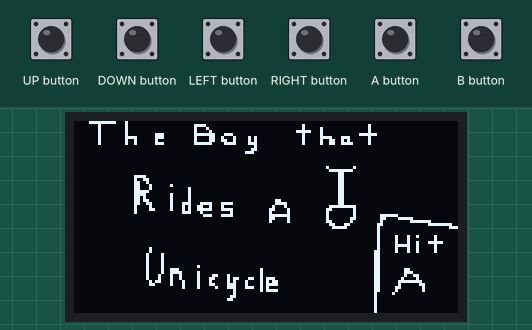
Recording of a sketch running on a simulated Arduboy, built with avr-gcc and run on an emulated ATmega32U4. Parts: 128×64 one-colour display. Inputs (shaded band) come from the test bench. Random numbers use the default seed unless the sketch sets one.

Above: at 1.2 s.
1.3 s: A button pressed for 0.15 s
At 1.51 s:
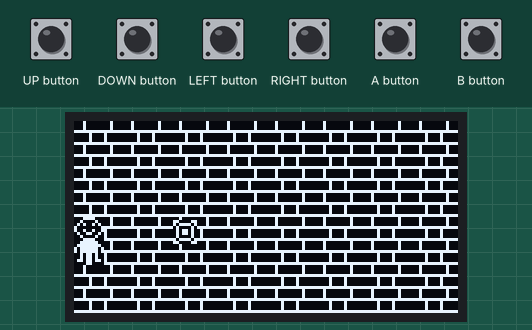
2.0 s: UP button pressed for 0.15 s
At 2.43 s:
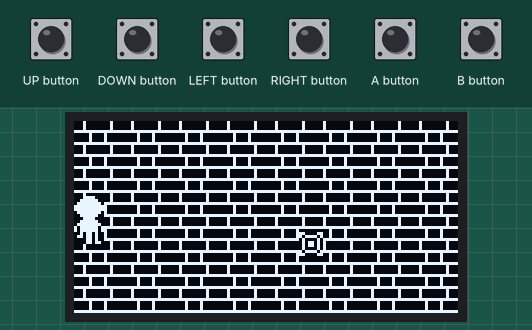
2.7 s: DOWN button pressed for 0.15 s
At 3.05 s:
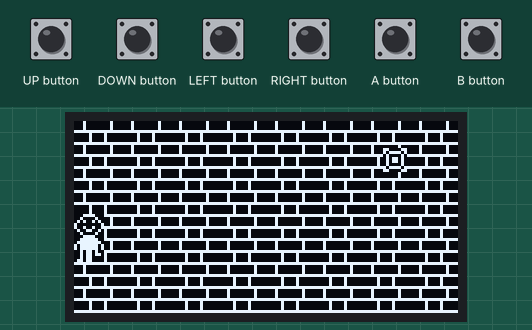
3.4 s: RIGHT button pressed for 1 s
At 5.7 s:
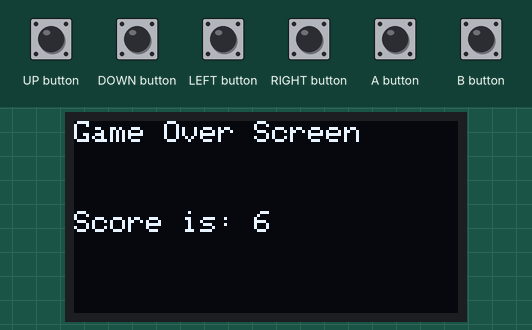
6.1 s: A button pressed for 1 s
At 6.9 s:
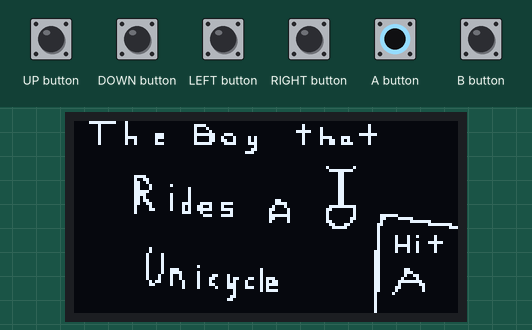
8.6 s: UP button driven LOW and A button driven LOW
At 8.8 s:
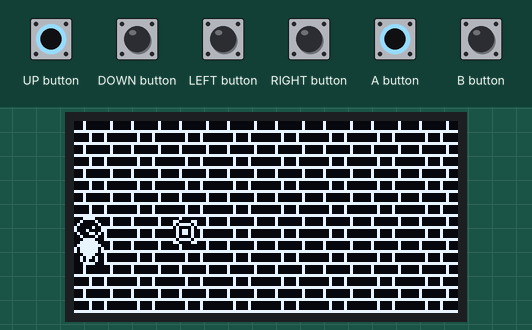
Timing chart, 0 to 11.6 s (numbered marks = the images above; inputs shaded):
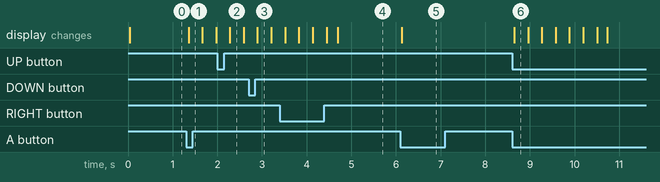

Measured:
- after the input at 1.3 s, the display: changes after 0.06 s (image 1)
- after the input at 6.1 s, the display: changes at once (image 5)
- after the input at 8.6 s, the display: changes after 0.05 s (image 6)

The sketch:

The_boy_that_rides_a_Unicycle.ino
```cpp
const unsigned char playerImages[] PROGMEM = {
  10, 16,

  //Standing
  0x18, 0x24, 0x42, 0x95, 0xa1, 0xa1, 0x95, 0x42, 0x24, 0x18, 0x0c, 0x42, 0x7f, 0x0f, 0xff, 0xff,
  0x0f, 0x7f, 0x42, 0x0c,
  //RunningR1
 0x18, 0x24, 0x42, 0x81, 0x91, 0xa1, 0xa9, 0x42, 0x24, 0x18, 0x0c, 0x02, 0x6f, 0x9f, 0xff, 0xbf,
0x9f, 0x6f, 0x02, 0x0c,
  //RunningR2
  0x18, 0x24, 0x42, 0x81, 0x91, 0xa1, 0xa9, 0x42, 0x24, 0x18, 0x0c, 0x02, 0x6f, 0x9f, 0xbf, 0xff,
0x9f, 0x6f, 0x02, 0x0c,
  //RunningL1
  0x18, 0x24, 0x42, 0xa9, 0xa1, 0x91, 0x81, 0x42, 0x24, 0x18, 0x0c, 0x02, 0x6f, 0x9f, 0xff, 0xbf,
0x9f, 0x6f, 0x02, 0x0c,
  //RunningL2
  0x18, 0x24, 0x42, 0xa9, 0xa1, 0x91, 0x81, 0x42, 0x24, 0x18, 0x0c, 0x02, 0x6f, 0x9f, 0xbf, 0xff,
0x9f, 0x6f, 0x02, 0x0c,
  //RunningF1
  0x18, 0x24, 0x42, 0x95, 0xa1, 0xa1, 0x95, 0x42, 0x24, 0x18, 0x0c, 0x82, 0xff, 0x0f, 0xff, 0xff,
  0x0f, 0x3f, 0x22, 0x0c,
  //RunningF2
  0x18, 0x24, 0x42, 0x95, 0xa1, 0xa1, 0x95, 0x42, 0x24, 0x18, 0x0c, 0x22, 0x3f, 0x0f, 0xff, 0xff,
  0x0f, 0xff, 0x82, 0x0c,
  //RunnningB1
 0x18, 0x3c, 0x7e, 0xff, 0xff, 0xff, 0xff, 0x7e, 0x3c, 0x18, 0x0c, 0x22, 0x3f, 0x0f, 0xff, 0xff,
0x0f, 0xff, 0x82, 0x0c,
  //RunningB2
 0x18, 0x3c, 0x7e, 0xff, 0xff, 0xff, 0xff, 0x7e, 0x3c, 0x18, 0x0c, 0x82, 0xff, 0x0f, 0xff, 0xff,
0x0f, 0x3f, 0x22, 0x0c,
};

const unsigned char dungeonFloor [] PROGMEM = {
  0x88, 0x88, 0x88, 0x8f, 0x88, 0xf8, 0x88, 0x88, 0x88, 0x88, 0xf8, 0x88, 0x8f, 0x88, 0x88, 0x88,
  0x88, 0x88, 0x88, 0x8f, 0x88, 0xf8, 0x88, 0x88, 0x88, 0x88, 0xf8, 0x88, 0x8f, 0x88, 0x88, 0x88,
};

const unsigned char spikeyImage[] PROGMEM = {
  //Spikey
  0xc3, 0xbd, 0x42, 0x5a, 0x5a, 0x42, 0xbd, 0xc3,
};


const unsigned char title[] PROGMEM = {
 0x00, 0x00, 0x00, 0x00, 0x00, 0x01, 0x01, 0x01, 0xff, 0x01, 0x01, 0x01, 0x01, 0x01, 0x00, 0x00,
0x00, 0xff, 0x20, 0x20, 0xe0, 0x00, 0x00, 0x00, 0x00, 0x00, 0x00, 0xf0, 0xb0, 0xb0, 0x00, 0x00,
0x00, 0x00, 0x00, 0x00, 0x00, 0x00, 0x00, 0x00, 0xfe, 0x92, 0x92, 0x92, 0x94, 0xf8, 0x70, 0x00,
0x00, 0x60, 0xd0, 0x90, 0x90, 0xe0, 0x00, 0x00, 0x00, 0x00, 0xe0, 0x80, 0xe0, 0x00, 0x00, 0x00,
0x00, 0x00, 0x00, 0x00, 0x00, 0x00, 0x00, 0x00, 0x00, 0x00, 0x08, 0x08, 0xfe, 0x08, 0x08, 0x00,
0x00, 0x00, 0xfc, 0x20, 0x20, 0xe0, 0xc0, 0x00, 0x00, 0xe0, 0xa0, 0xe0, 0x80, 0x00, 0x00, 0x10,
0x10, 0x10, 0xfe, 0x10, 0x10, 0x00, 0x00, 0x00, 0x00, 0x00, 0x00, 0x00, 0x00, 0x00, 0x00, 0x00,
0x00, 0x00, 0x00, 0x00, 0x00, 0x00, 0x00, 0x00, 0x00, 0x00, 0x00, 0x00, 0x00, 0x00, 0x00, 0x00,
0x00, 0x00, 0x00, 0x00, 0x00, 0x00, 0x00, 0x00, 0x00, 0x00, 0x00, 0x00, 0x00, 0x00, 0x00, 0x00,
0x00, 0x00, 0x00, 0x00, 0x00, 0x00, 0x00, 0x00, 0x00, 0x00, 0x00, 0x00, 0x00, 0x00, 0x00, 0x00,
0x00, 0x00, 0x00, 0x00, 0x00, 0x00, 0x00, 0x00, 0x00, 0x00, 0x00, 0x00, 0x00, 0x00, 0x00, 0x00,
0x00, 0x00, 0x00, 0x00, 0x00, 0x00, 0x00, 0x00, 0x00, 0x04, 0x04, 0x06, 0x03, 0x00, 0x00, 0x00,
0x00, 0x00, 0x00, 0x00, 0x00, 0x00, 0x00, 0x00, 0x00, 0x00, 0x00, 0x00, 0x00, 0x00, 0x00, 0x00,
0x00, 0x00, 0x00, 0x00, 0x80, 0x00, 0x00, 0x00, 0x00, 0x00, 0x00, 0x00, 0x00, 0x80, 0x00, 0x00,
0x00, 0x00, 0x00, 0x00, 0x00, 0x00, 0x00, 0x00, 0x00, 0x00, 0x00, 0x00, 0x00, 0x00, 0x00, 0x00,
0x00, 0x00, 0x00, 0x00, 0x00, 0x00, 0x00, 0x00, 0x00, 0x00, 0x00, 0x00, 0x00, 0x00, 0x00, 0x00,
0x00, 0x00, 0x00, 0x00, 0x00, 0x00, 0x00, 0x00, 0x00, 0x00, 0x00, 0x00, 0x00, 0x00, 0x00, 0x00,
0x00, 0x00, 0x00, 0x00, 0xfc, 0xf4, 0x84, 0x8c, 0x98, 0x60, 0x00, 0x00, 0x00, 0x00, 0x00, 0x00,
0x20, 0x00, 0x00, 0x00, 0x00, 0x00, 0xc0, 0x00, 0x00, 0x00, 0x00, 0x00, 0x00, 0x00, 0x00, 0x00,
0x00, 0x00, 0x00, 0x00, 0x00, 0x00, 0x00, 0x00, 0x00, 0x00, 0x00, 0x00, 0x00, 0x00, 0x00, 0x00,
0x00, 0x00, 0x00, 0x00, 0x00, 0x00, 0x00, 0x00, 0x00, 0x00, 0x00, 0x00, 0x00, 0x00, 0x00, 0x00,
0x00, 0x00, 0x00, 0x00, 0x00, 0x01, 0x01, 0x01, 0xff, 0xff, 0x01, 0x01, 0x01, 0x00, 0x00, 0x00,
0x00, 0x00, 0x00, 0x00, 0x00, 0x00, 0x00, 0x00, 0x00, 0x00, 0x00, 0x00, 0x00, 0x00, 0x00, 0x00,
0x00, 0x00, 0x00, 0x00, 0x00, 0x00, 0x00, 0x00, 0x00, 0x00, 0x00, 0x00, 0x00, 0x00, 0x00, 0x00,
0x00, 0x00, 0x00, 0x00, 0x00, 0x00, 0x00, 0x00, 0x00, 0x00, 0x00, 0x00, 0x00, 0x00, 0x00, 0x00,
0x00, 0x00, 0x00, 0x00, 0x7f, 0x0f, 0x01, 0x07, 0x0c, 0x38, 0x20, 0x00, 0x00, 0x00, 0x00, 0x00,
0x3f, 0x00, 0x00, 0x00, 0x78, 0x48, 0x7f, 0x00, 0x00, 0x30, 0x78, 0xa8, 0xa8, 0xb8, 0x00, 0x00,
0x00, 0xb8, 0xa8, 0xa8, 0xe8, 0x00, 0x00, 0x00, 0x00, 0x00, 0x00, 0x00, 0x00, 0x00, 0x00, 0x00,
0x00, 0xe0, 0xb0, 0x8c, 0x8c, 0x88, 0x98, 0xe0, 0x00, 0x00, 0x00, 0x00, 0x00, 0x00, 0x00, 0x00,
0x00, 0x00, 0x00, 0x00, 0xe0, 0x30, 0x10, 0x10, 0x1f, 0x1f, 0x10, 0x10, 0x10, 0xf0, 0x00, 0x00,
0x00, 0x00, 0x00, 0x00, 0x00, 0x00, 0x80, 0x80, 0x80, 0x80, 0x80, 0x80, 0x00, 0x00, 0x00, 0x00,
0x00, 0x00, 0x00, 0x00, 0x00, 0x00, 0x00, 0x00, 0x00, 0x00, 0x00, 0x00, 0x00, 0x00, 0x00, 0x00,
0x00, 0x00, 0x00, 0x00, 0x00, 0x00, 0x00, 0x00, 0x00, 0x00, 0x00, 0x00, 0x00, 0x00, 0x00, 0x00,
0x00, 0x00, 0x00, 0x00, 0x00, 0x00, 0x00, 0x00, 0x00, 0x00, 0x00, 0x00, 0x00, 0x00, 0x00, 0x00,
0x00, 0x00, 0x00, 0x00, 0x00, 0x00, 0x00, 0x00, 0x00, 0x00, 0x00, 0x00, 0x00, 0x00, 0x00, 0x00,
0x00, 0x00, 0x00, 0x00, 0x00, 0x00, 0x00, 0x00, 0x00, 0x00, 0x00, 0x00, 0x00, 0x00, 0x00, 0x00,
0x00, 0x03, 0x01, 0x00, 0x00, 0x00, 0x00, 0x03, 0x00, 0x00, 0x00, 0x00, 0x00, 0x00, 0x00, 0x00,
0x00, 0x00, 0x00, 0x00, 0x03, 0x06, 0x0c, 0x08, 0x08, 0x08, 0x0c, 0x04, 0x03, 0x01, 0x00, 0x00,
0x00, 0x00, 0x00, 0x00, 0x00, 0xfc, 0x07, 0x01, 0x00, 0x00, 0x00, 0xc0, 0x01, 0x01, 0x01, 0xc1,
0x03, 0x02, 0x42, 0x02, 0x02, 0x02, 0x06, 0x04, 0xc4, 0x04, 0x04, 0x04, 0x04, 0x0c, 0x08, 0x08,
0x00, 0x00, 0x00, 0x00, 0x00, 0x00, 0x00, 0x00, 0x00, 0x00, 0x00, 0x00, 0x00, 0x00, 0x00, 0x00,
0x00, 0x00, 0x00, 0x00, 0x00, 0x00, 0x00, 0x00, 0xf0, 0x0c, 0x00, 0x00, 0x00, 0xf0, 0x00, 0x00,
0x00, 0x00, 0x00, 0x00, 0x00, 0x00, 0x00, 0x00, 0x00, 0x00, 0x00, 0x00, 0x00, 0x00, 0x00, 0x00,
0x00, 0x00, 0x00, 0x00, 0x00, 0x00, 0x00, 0x00, 0x00, 0x00, 0x00, 0x00, 0x00, 0x00, 0x00, 0x00,
0x00, 0x00, 0x00, 0x00, 0x00, 0x00, 0x00, 0x00, 0x00, 0x00, 0x00, 0x00, 0x00, 0x00, 0x00, 0x00,
0x00, 0x00, 0x00, 0x00, 0x00, 0x00, 0x00, 0x00, 0x00, 0x00, 0x00, 0x00, 0x00, 0x00, 0x00, 0x00,
0x00, 0x00, 0x00, 0x00, 0xf8, 0xff, 0x00, 0x00, 0x00, 0x00, 0x00, 0x0f, 0x02, 0x02, 0x02, 0x0f,
0x00, 0x00, 0x0f, 0x00, 0x00, 0x00, 0x01, 0x01, 0x0f, 0x01, 0x01, 0x00, 0x00, 0x00, 0x00, 0x00,
0x00, 0x00, 0x00, 0x00, 0x00, 0x00, 0x00, 0x00, 0x00, 0x00, 0x00, 0x00, 0x00, 0x00, 0x00, 0x00,
0x00, 0x00, 0x00, 0x00, 0x00, 0x00, 0x00, 0x00, 0x1f, 0x60, 0x40, 0x20, 0x38, 0x07, 0x00, 0x00,
0x7e, 0x06, 0x06, 0x1c, 0xe0, 0x00, 0x00, 0x00, 0x00, 0xfd, 0x00, 0x00, 0x00, 0x70, 0x58, 0x88,
0x00, 0x00, 0x00, 0xf8, 0xc0, 0xf0, 0x10, 0x00, 0x00, 0xe0, 0x90, 0x90, 0x00, 0x00, 0xfe, 0x00,
0xf0, 0x50, 0x70, 0x60, 0x00, 0x00, 0x00, 0x00, 0x00, 0x00, 0x00, 0x00, 0x00, 0x00, 0x00, 0x00,
0x00, 0x00, 0x00, 0x00, 0x00, 0x00, 0x00, 0x00, 0x00, 0x00, 0x00, 0x00, 0x00, 0x00, 0x00, 0x00,
0x00, 0x00, 0x00, 0x00, 0xff, 0xff, 0x00, 0x00, 0x00, 0x00, 0x00, 0x80, 0xe0, 0x30, 0x2e, 0x26,
0x24, 0x28, 0x38, 0x60, 0xc0, 0x00, 0x00, 0x00, 0x00, 0x00, 0x00, 0x00, 0x00, 0x00, 0x00, 0x00,
0x00, 0x00, 0x00, 0x00, 0x00, 0x00, 0x00, 0x00, 0x00, 0x00, 0x00, 0x00, 0x00, 0x00, 0x00, 0x00,
0x00, 0x00, 0x00, 0x00, 0x00, 0x00, 0x00, 0x00, 0x00, 0x00, 0x00, 0x00, 0x00, 0x00, 0x00, 0x00,
0x00, 0x00, 0x00, 0x00, 0x00, 0x00, 0x00, 0x00, 0x00, 0x00, 0x00, 0x00, 0x00, 0x00, 0x00, 0x00,
0x00, 0x00, 0x00, 0x08, 0x0c, 0x07, 0x00, 0x00, 0x00, 0x00, 0x00, 0x00, 0x00, 0x00, 0x01, 0x00,
0x01, 0x01, 0x01, 0x01, 0x00, 0x00, 0x00, 0x00, 0x00, 0x00, 0x00, 0x00, 0x00, 0x00, 0x00, 0x00,
0x00, 0x00, 0x00, 0x00, 0x00, 0x00, 0x00, 0x00, 0x00, 0x00, 0x00, 0x00, 0x00, 0x00, 0x00, 0x00,
0x00, 0x00, 0x00, 0x00, 0xff, 0x01, 0x00, 0x00, 0x00, 0x00, 0x02, 0x01, 0x00, 0x00, 0x00, 0x00,
0x00, 0x00, 0x00, 0x00, 0x01, 0x00, 0x00, 0x00, 0x00, 0x00, 0x00, 0x00, 0x00, 0x00, 0x00, 0x00,
};


#include <Arduboy2.h>
Arduboy2 arduboy;

#define PLAYER_WIDTH    10
#define PLAYER_HEIGHT  16
#define PLAYER_X_OFFSET   0
#define PLAYER_Y_OFFSET   HEIGHT / 2

Rect playerRect = {
  PLAYER_X_OFFSET, PLAYER_Y_OFFSET, PLAYER_WIDTH, PLAYER_HEIGHT
};

enum Stance {
  Standing,
  RunningR1,
  RunningR2,
  RunningL1,
  RunningL2,
  RunningF1,
  RunningF2,
  RunningB1,
  RunningB2,
};


struct Player {
  int x;
  int y;
  Stance stance;
  const unsigned char* image;
};

Player player = {PLAYER_X_OFFSET, PLAYER_Y_OFFSET, Stance::Standing, playerImages};

void drawplayer() {
player.image = playerImages[player.stance];
arduboy.fillRect(player.x, player.y, PLAYER_WIDTH, PLAYER_HEIGHT, BLACK);
Sprites::drawExternalMask(player.x, player.y, playerImages, playerImages, player.stance, player.stance);
}

void playerinput() {
  if(arduboy.pressed(UP_BUTTON)) {
    if (player.y >= 0) {
      player.y -= 1;
    }

      if (arduboy.everyXFrames(7)) {
  switch(player.stance) {
    case Stance::Standing:
    case Stance::RunningR1:
    case Stance::RunningL1:
    case Stance::RunningF1:
    player.stance = Stance::RunningB1;
    break;

    case Stance::RunningB1:
    player.stance = Stance::RunningB2;
    break;

    case Stance::RunningB2:
    case Stance::RunningF2:
    case Stance::RunningL2:
    case Stance::RunningR2:
    player.stance = Stance::RunningB1;
    break;
  }
  }
  }


  if(arduboy.pressed(DOWN_BUTTON)) {
    if (player.y + PLAYER_HEIGHT <= HEIGHT) {
      player.y += 1;
    }

     if (arduboy.everyXFrames(7)) {
 switch(player.stance) {
    case Stance::Standing:
    case Stance::RunningB1:
    case Stance::RunningR1:
    case Stance::RunningL1:
    player.stance = Stance::RunningF1;
    break;

    case Stance::RunningF1:
    player.stance = Stance::RunningF2;
    break;

    case Stance::RunningF2:
    case Stance::RunningL2:
    case Stance::RunningR2:
    case Stance::RunningB2:
    player.stance = Stance::RunningF1;
    break;
  }
 }
}

  if(arduboy.pressed(LEFT_BUTTON)) {
    if (player.x >= 0) {
      player.x -= 1;
    }

   if (arduboy.everyXFrames(7)) {
  switch(player.stance) {
    case Stance::Standing:
    case Stance::RunningR1:
    case Stance::RunningB1:
    case Stance::RunningF1:
    player.stance = Stance::RunningL1;
    break;

    case Stance::RunningL1:
    player.stance = Stance::RunningL2;
    break;

    case Stance::RunningF2:
    case Stance::RunningL2:
    case Stance::RunningR2:
    case Stance::RunningB2:
    player.stance = Stance::RunningL1;
    break;
  }
 }
}

  if(arduboy.pressed(RIGHT_BUTTON)) {
    if (player.x + PLAYER_WIDTH <= WIDTH) {
      player.x += 1;
    }

  if (arduboy.everyXFrames(7)) {
  switch(player.stance) {
    case Stance::Standing:
    case Stance::RunningL1:
    case Stance::RunningB1:
    case Stance::RunningF1:
    player.stance = Stance::RunningR1;
    break;

    case Stance::RunningR1:
    player.stance = Stance::RunningR2;
    break;

    case Stance::RunningF2:
    case Stance::RunningL2:
    case Stance::RunningR2:
    case Stance::RunningB2:
    player.stance = Stance::RunningR1;
    break;
  }
  }
  }
}


#define FLOOR   0
#define WORLD_HEIGHT    4
#define WORLD_WIDTH    8

int world [WORLD_HEIGHT] [WORLD_WIDTH] = {
{FLOOR, FLOOR, FLOOR, FLOOR, FLOOR, FLOOR, FLOOR, FLOOR},
{FLOOR, FLOOR, FLOOR, FLOOR, FLOOR, FLOOR, FLOOR, FLOOR},
{FLOOR, FLOOR, FLOOR, FLOOR, FLOOR, FLOOR, FLOOR, FLOOR},
{FLOOR, FLOOR, FLOOR, FLOOR, FLOOR, FLOOR, FLOOR, FLOOR},
};

 #define TILE_SIZE 16
void drawMap() {

  for(int y = 0; y < WORLD_HEIGHT; y++) {
    for(int x = 0; x < WORLD_WIDTH; x++) {
      if(world[y][x] == 0) {
        arduboy.drawBitmap(x * TILE_SIZE, y * TILE_SIZE, dungeonFloor, TILE_SIZE, TILE_SIZE, WHITE);
      }
    }
  }
}

#define WIDTH         128
#define HEIGHT        64
#define SPIKEY_WIDTH  8
#define SPIKEY_HEIGHT 8


bool moveRight = true;
bool moveDown = true;

struct Spikey {
  int x;
  int y;
};

Spikey spikey = {32, 32};

Rect spikeyRect = {
  spikey.x, spikey.y, SPIKEY_WIDTH, SPIKEY_HEIGHT
};

void moveSpikey() { // it's best to name functions with verbs
  spikey.x += moveRight ? 1 : -1; // move according to direction (using ternary operator)
  spikey.y += moveDown ? 1 : -1;

  const int w = WIDTH - SPIKEY_WIDTH;
  const int h = HEIGHT - SPIKEY_HEIGHT;

  if (spikey.x >= w || spikey.x < 0) // if outside bounds
  {
    if (rand() % 5 == 0)
      spikey.x = (spikey.x + w) % w; // wrap around the screen
    else
      moveRight = !moveRight; // change direction (bounce)
  }

  if (spikey.y >= h || spikey.y < 0) // if outside bounds
  {
    if (rand() % 5 == 0)
      spikey.y = (spikey.y + h) % h; // wrap around the screen
    else
      moveDown = !moveDown; // change direction (bounce)
  }
}


void drawSpikey() {
arduboy.fillRect(spikey.x, spikey.y, 8, 8, BLACK);
 arduboy.drawBitmap(spikey.x, spikey.y, spikeyImage, SPIKEY_WIDTH, SPIKEY_HEIGHT, WHITE);
}

#define GAME_TITLE  0
#define GAME_PLAY 1
#define GAME_OVER 2
#define GAME_HIGH 3
int gamestate = GAME_TITLE;

int score = 0;

void titlescreen() {
  score = 0;
  arduboy.setCursor(0, 0);
  arduboy.drawBitmap(0, 0, title, 128, 64, WHITE);
  if(arduboy.justPressed(A_BUTTON)) {
    gamestate = GAME_PLAY;
  }
}

void gameplay() {
  moveSpikey();
  drawMap();
  drawSpikey();
  drawplayer();
  playerinput();

  if (arduboy.everyXFrames(24)) {
   score++;
  }

 //Left side of the player collision
      if(spikey.x == player.x + PLAYER_WIDTH and player.y < spikey.y + SPIKEY_HEIGHT and player.y + PLAYER_HEIGHT > spikey.y) {
        gamestate = GAME_OVER;
       }
       //Right side of the player colision
       if(spikey.x + SPIKEY_WIDTH == player.x and player.y < spikey.y + SPIKEY_HEIGHT and player.y + PLAYER_HEIGHT > spikey.y) {
        gamestate = GAME_OVER;
       }
       //Up side of the player collision
       if(spikey.y + SPIKEY_HEIGHT == player.y and player.x < spikey.x + SPIKEY_WIDTH and player.x + PLAYER_WIDTH > spikey.x) {
         gamestate = GAME_OVER;
       }
       // Down side of the player collision
       if(spikey.y == player.y + PLAYER_HEIGHT and player.x < spikey.x + SPIKEY_WIDTH and player.x + PLAYER_WIDTH > spikey.x) {
         gamestate = GAME_OVER;
       }
}

void gameoverscreen() {
  arduboy.setCursor(0, 0);
  arduboy.print("Game Over Screen\n");
  if(arduboy.justPressed(A_BUTTON)) {
    gamestate = GAME_TITLE;
  }

  arduboy.setCursor(0, 30);
  arduboy.print("Score is: ");
  arduboy.print(score);

  spikey.x = 32;
  spikey.y = 32;
  player.x = 0;
  player.y = 32;

  moveRight = true;
  moveDown = true;
}


void gameloop() {
  switch(gamestate) {
    case GAME_TITLE:
      titlescreen();
      break;

    case GAME_PLAY:
      gameplay();
      break;

    case GAME_OVER:
      gameoverscreen();
      break;

  }
}


void setup() {
  arduboy.begin();
  arduboy.setFrameRate(45);
  arduboy.display();

  arduboy.initRandomSeed();

  arduboy.clear();
}

void loop() {
  if(!(arduboy.nextFrame())) {
    return;
  }

  arduboy.pollButtons();

  arduboy.clear();

  gameloop();

  arduboy.display();
}
```
